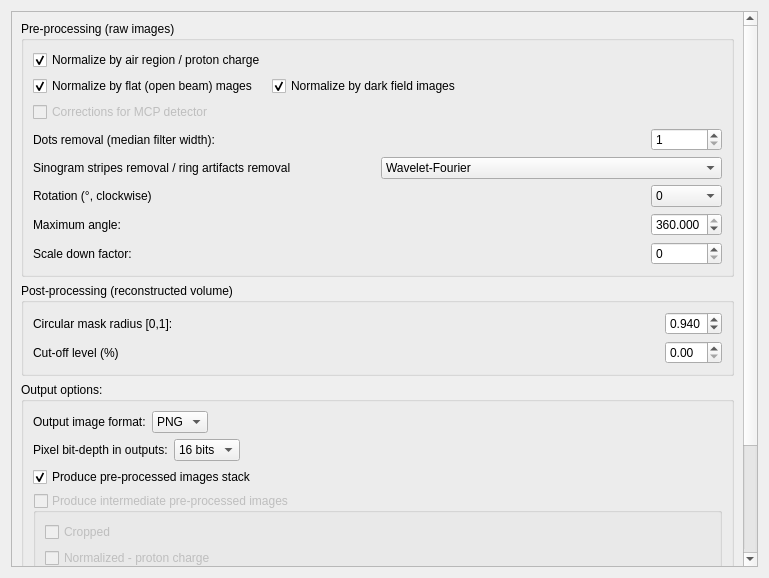
<?xml version="1.0" encoding="UTF-8"?>
<ui version="4.0">
 <class>TomographyIfaceQtTabFiltersSettings</class>
 <widget class="QWidget" name="TomographyIfaceQtTabFiltersSettings">
  <property name="geometry">
   <rect>
    <x>0</x>
    <y>0</y>
    <width>769</width>
    <height>578</height>
   </rect>
  </property>
  <property name="windowTitle">
   <string>Form</string>
  </property>
  <layout class="QGridLayout" name="gridLayout">
   <item row="0" column="0">
    <widget class="QScrollArea" name="scrollArea">
     <property name="widgetResizable">
      <bool>true</bool>
     </property>
     <widget class="QWidget" name="scrollAreaWidgetContents">
      <property name="geometry">
       <rect>
        <x>0</x>
        <y>0</y>
        <width>731</width>
        <height>671</height>
       </rect>
      </property>
      <layout class="QVBoxLayout" name="verticalLayout">
       <item>
        <widget class="QGroupBox" name="groupBox">
         <property name="title">
          <string>Pre-processing (raw images)</string>
         </property>
         <layout class="QGridLayout" name="gridLayout_5">
          <item row="9" column="2">
           <widget class="QDoubleSpinBox" name="doubleSpinBox_prep_max_angle">
            <property name="toolTip">
             <string>Maximum angle to use for reconstruction</string>
            </property>
            <property name="decimals">
             <number>3</number>
            </property>
            <property name="minimum">
             <double>1.000000000000000</double>
            </property>
            <property name="maximum">
             <double>360.000000000000000</double>
            </property>
            <property name="value">
             <double>360.000000000000000</double>
            </property>
           </widget>
          </item>
          <item row="7" column="2">
           <widget class="QComboBox" name="comboBox_prep_rotation">
            <property name="toolTip">
             <string>Rotate all images in the input stacks by this angle</string>
            </property>
            <item>
             <property name="text">
              <string>0</string>
             </property>
            </item>
            <item>
             <property name="text">
              <string>90</string>
             </property>
            </item>
            <item>
             <property name="text">
              <string>180</string>
             </property>
            </item>
            <item>
             <property name="text">
              <string>270</string>
             </property>
            </item>
           </widget>
          </item>
          <item row="10" column="0">
           <widget class="QLabel" name="label_prep_scale_factor">
            <property name="text">
             <string>Scale down factor:</string>
            </property>
           </widget>
          </item>
          <item row="7" column="1">
           <spacer name="horizontalSpacer_12">
            <property name="orientation">
             <enum>Qt::Horizontal</enum>
            </property>
            <property name="sizeHint" stdset="0">
             <size>
              <width>399</width>
              <height>20</height>
             </size>
            </property>
           </spacer>
          </item>
          <item row="2" column="0">
           <widget class="QCheckBox" name="checkBox_normalize_flat_dark">
            <property name="statusTip">
             <string>Normalize every image with respect to the reference flat and dark images, if available</string>
            </property>
            <property name="text">
             <string>Normalize by flat (open beam) mages</string>
            </property>
            <property name="checked">
             <bool>true</bool>
            </property>
           </widget>
          </item>
          <item row="5" column="1">
           <spacer name="horizontalSpacer_13">
            <property name="orientation">
             <enum>Qt::Horizontal</enum>
            </property>
            <property name="sizeHint" stdset="0">
             <size>
              <width>399</width>
              <height>20</height>
             </size>
            </property>
           </spacer>
          </item>
          <item row="7" column="0">
           <widget class="QLabel" name="label_prep_rotation">
            <property name="text">
             <string>Rotation (°, clockwise)</string>
            </property>
           </widget>
          </item>
          <item row="10" column="1">
           <spacer name="horizontalSpacer_14">
            <property name="orientation">
             <enum>Qt::Horizontal</enum>
            </property>
            <property name="sizeHint" stdset="0">
             <size>
              <width>399</width>
              <height>20</height>
             </size>
            </property>
           </spacer>
          </item>
          <item row="9" column="1">
           <spacer name="horizontalSpacer_15">
            <property name="orientation">
             <enum>Qt::Horizontal</enum>
            </property>
            <property name="sizeHint" stdset="0">
             <size>
              <width>399</width>
              <height>20</height>
             </size>
            </property>
           </spacer>
          </item>
          <item row="10" column="2">
           <widget class="QSpinBox" name="spinBox_prep_scale_factor">
            <property name="toolTip">
             <string>Sets the size of block to downscale. For example with 2, blocks of 2x2 pixels will be combined into a (median value) pixel</string>
            </property>
            <property name="minimum">
             <number>0</number>
            </property>
            <property name="maximum">
             <number>100</number>
            </property>
            <property name="value">
             <number>0</number>
            </property>
           </widget>
          </item>
          <item row="5" column="0">
           <widget class="QLabel" name="label_prep_median">
            <property name="text">
             <string>Dots removal (median filter width):</string>
            </property>
           </widget>
          </item>
          <item row="9" column="0">
           <widget class="QLabel" name="label_prep_max_angle">
            <property name="text">
             <string>Maximum angle:</string>
            </property>
           </widget>
          </item>
          <item row="5" column="2">
           <widget class="QSpinBox" name="spinBox_prep_median_filter_width">
            <property name="toolTip">
             <string>Set size of the blocks to calculate a median filter. Bigger size implies more smoothing.</string>
            </property>
            <property name="minimum">
             <number>1</number>
            </property>
            <property name="maximum">
             <number>1000</number>
            </property>
           </widget>
          </item>
          <item row="6" column="0" colspan="3">
           <layout class="QHBoxLayout" name="horizontalLayout_5">
            <item>
             <widget class="QLabel" name="label_3">
              <property name="text">
               <string>Sinogram stripes removal / ring artifacts removal</string>
              </property>
             </widget>
            </item>
            <item>
             <widget class="QComboBox" name="comboBox_3">
              <item>
               <property name="text">
                <string>Wavelet-Fourier</string>
               </property>
              </item>
              <item>
               <property name="text">
                <string>None</string>
               </property>
              </item>
             </widget>
            </item>
           </layout>
          </item>
          <item row="4" column="0">
           <widget class="QCheckBox" name="checkBox_2">
            <property name="enabled">
             <bool>false</bool>
            </property>
            <property name="text">
             <string>Corrections for MCP detector</string>
            </property>
           </widget>
          </item>
          <item row="2" column="1">
           <widget class="QCheckBox" name="checkBox_normalize_flat_dark_2">
            <property name="statusTip">
             <string>Normalize every image with respect to the reference flat and dark images, if available</string>
            </property>
            <property name="text">
             <string>Normalize by dark field images</string>
            </property>
            <property name="checked">
             <bool>true</bool>
            </property>
           </widget>
          </item>
          <item row="1" column="0">
           <widget class="QCheckBox" name="checkBox_normalize_proton_charge">
            <property name="statusTip">
             <string>Normalize every image by their relative proton charges</string>
            </property>
            <property name="text">
             <string>Normalize by air region / proton charge</string>
            </property>
            <property name="checked">
             <bool>true</bool>
            </property>
           </widget>
          </item>
         </layout>
        </widget>
       </item>
       <item>
        <spacer name="verticalSpacer">
         <property name="orientation">
          <enum>Qt::Vertical</enum>
         </property>
         <property name="sizeHint" stdset="0">
          <size>
           <width>20</width>
           <height>15</height>
          </size>
         </property>
        </spacer>
       </item>
       <item>
        <widget class="QGroupBox" name="groupBox_2">
         <property name="title">
          <string>Post-processing (reconstructed volume)</string>
         </property>
         <layout class="QGridLayout" name="gridLayout_4">
          <item row="0" column="0">
           <widget class="QLabel" name="label_post_cir_mask">
            <property name="text">
             <string>Circular mask radius [0,1]:</string>
            </property>
           </widget>
          </item>
          <item row="0" column="1">
           <spacer name="horizontalSpacer_9">
            <property name="orientation">
             <enum>Qt::Horizontal</enum>
            </property>
            <property name="sizeHint" stdset="0">
             <size>
              <width>487</width>
              <height>20</height>
             </size>
            </property>
           </spacer>
          </item>
          <item row="0" column="2">
           <widget class="QDoubleSpinBox" name="doubleSpinBox_post_circ_mask">
            <property name="toolTip">
             <string>Set the radius (relative to the smaller edge of the images). All pixels outside the mask are zeroed.</string>
            </property>
            <property name="decimals">
             <number>3</number>
            </property>
            <property name="maximum">
             <double>1.000000000000000</double>
            </property>
            <property name="singleStep">
             <double>0.010000000000000</double>
            </property>
            <property name="value">
             <double>0.940000000000000</double>
            </property>
           </widget>
          </item>
          <item row="1" column="0">
           <widget class="QLabel" name="label_post_cutoff">
            <property name="text">
             <string>Cut-off level (%)</string>
            </property>
           </widget>
          </item>
          <item row="1" column="1">
           <spacer name="horizontalSpacer_10">
            <property name="orientation">
             <enum>Qt::Horizontal</enum>
            </property>
            <property name="sizeHint" stdset="0">
             <size>
              <width>487</width>
              <height>20</height>
             </size>
            </property>
           </spacer>
          </item>
          <item row="1" column="2">
           <widget class="QDoubleSpinBox" name="doubleSpinBox_post_cutoff">
            <property name="toolTip">
             <string>Cut-off (zeroes) low pixel values, below this level</string>
            </property>
            <property name="singleStep">
             <double>0.010000000000000</double>
            </property>
           </widget>
          </item>
         </layout>
        </widget>
       </item>
       <item>
        <spacer name="verticalSpacer_3">
         <property name="orientation">
          <enum>Qt::Vertical</enum>
         </property>
         <property name="sizeHint" stdset="0">
          <size>
           <width>20</width>
           <height>15</height>
          </size>
         </property>
        </spacer>
       </item>
       <item>
        <widget class="QGroupBox" name="groupBox_3">
         <property name="title">
          <string>Output options:</string>
         </property>
         <layout class="QVBoxLayout" name="verticalLayout_3">
          <item>
           <layout class="QHBoxLayout" name="horizontalLayout">
            <item>
             <widget class="QLabel" name="label">
              <property name="text">
               <string>Output image format:</string>
              </property>
             </widget>
            </item>
            <item>
             <widget class="QComboBox" name="comboBox">
              <item>
               <property name="text">
                <string>PNG</string>
               </property>
              </item>
             </widget>
            </item>
            <item>
             <spacer name="horizontalSpacer">
              <property name="orientation">
               <enum>Qt::Horizontal</enum>
              </property>
              <property name="sizeHint" stdset="0">
               <size>
                <width>40</width>
                <height>20</height>
               </size>
              </property>
             </spacer>
            </item>
           </layout>
          </item>
          <item>
           <layout class="QHBoxLayout" name="horizontalLayout_6">
            <item>
             <widget class="QLabel" name="label_4">
              <property name="text">
               <string>Pixel bit-depth in outputs:</string>
              </property>
             </widget>
            </item>
            <item>
             <widget class="QComboBox" name="comboBox_4">
              <item>
               <property name="text">
                <string>16 bits</string>
               </property>
              </item>
             </widget>
            </item>
            <item>
             <spacer name="horizontalSpacer_16">
              <property name="orientation">
               <enum>Qt::Horizontal</enum>
              </property>
              <property name="sizeHint" stdset="0">
               <size>
                <width>40</width>
                <height>20</height>
               </size>
              </property>
             </spacer>
            </item>
           </layout>
          </item>
          <item>
           <widget class="QCheckBox" name="checkBox_out_preproc_images">
            <property name="enabled">
             <bool>true</bool>
            </property>
            <property name="toolTip">
             <string>Write pre-processed images in addition to reconstructed volume</string>
            </property>
            <property name="text">
             <string>Produce pre-processed images stack</string>
            </property>
            <property name="checked">
             <bool>true</bool>
            </property>
           </widget>
          </item>
          <item>
           <widget class="QGroupBox" name="groupBox_out_intermediate_prep">
            <property name="enabled">
             <bool>false</bool>
            </property>
            <property name="title">
             <string>Produce intermediate pre-processed images</string>
            </property>
            <property name="checkable">
             <bool>true</bool>
            </property>
            <property name="checked">
             <bool>false</bool>
            </property>
            <layout class="QGridLayout" name="gridLayout_6">
             <item row="3" column="0">
              <widget class="QCheckBox" name="checkBox_output_dot_removal">
               <property name="text">
                <string>Dots removed (median filter)</string>
               </property>
               <property name="checked">
                <bool>true</bool>
               </property>
              </widget>
             </item>
             <item row="2" column="0">
              <widget class="QCheckBox" name="checkBox_output_normalized_flat_images">
               <property name="text">
                <string>Normalized - flat, dark images</string>
               </property>
              </widget>
             </item>
             <item row="1" column="0">
              <widget class="QCheckBox" name="checkBox_output_normalized_proton_images">
               <property name="text">
                <string>Normalized - proton charge</string>
               </property>
              </widget>
             </item>
             <item row="0" column="0">
              <widget class="QCheckBox" name="checkBox_output_cropped_images">
               <property name="text">
                <string>Cropped</string>
               </property>
              </widget>
             </item>
             <item row="4" column="0">
              <widget class="QCheckBox" name="checkBox_output_sinograms">
               <property name="text">
                <string>sinograms</string>
               </property>
               <property name="checked">
                <bool>true</bool>
               </property>
              </widget>
             </item>
            </layout>
           </widget>
          </item>
         </layout>
        </widget>
       </item>
       <item>
        <spacer name="verticalSpacer_2">
         <property name="orientation">
          <enum>Qt::Vertical</enum>
         </property>
         <property name="sizeHint" stdset="0">
          <size>
           <width>20</width>
           <height>14</height>
          </size>
         </property>
        </spacer>
       </item>
       <item>
        <layout class="QHBoxLayout" name="horizontalLayout_4">
         <item>
          <spacer name="horizontalSpacer_11">
           <property name="orientation">
            <enum>Qt::Horizontal</enum>
           </property>
           <property name="sizeHint" stdset="0">
            <size>
             <width>608</width>
             <height>20</height>
            </size>
           </property>
          </spacer>
         </item>
         <item>
          <widget class="QPushButton" name="pushButton_reset">
           <property name="text">
            <string>Reset all</string>
           </property>
          </widget>
         </item>
        </layout>
       </item>
      </layout>
     </widget>
    </widget>
   </item>
  </layout>
 </widget>
 <resources/>
 <connections/>
</ui>
